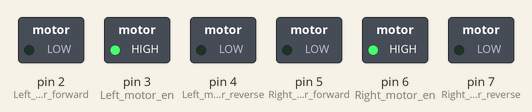
Simulated run of this sketch. Board: Arduino Uno, built with avr-gcc and run on an emulated ATmega328P. On the bench: switched loads named in the sketch (green lamp = pin HIGH). Random numbers use the default seed unless the sketch sets one.

Above: at 0.1 s.
At 3.2 s:
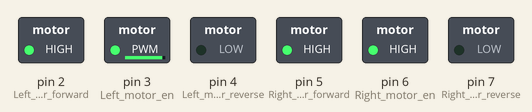
At 8.0 s:
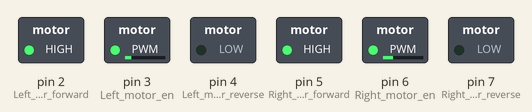
At 12.4 s:
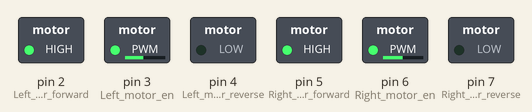
At 21.4 s:
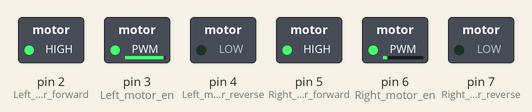
At 38.8 s:
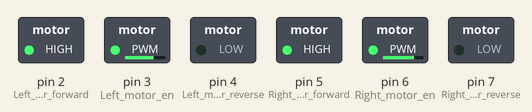
Timing chart, 0 to 40.0 s (numbered marks = the images above):
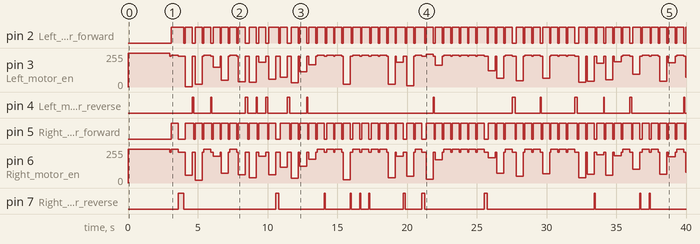

The sketch:

inverse_crw.ino
```cpp
#include "./Gaussian.h"

int Right_motor_reverse = 7;
int Right_motor_forward = 5;
int Right_motor_en = 6;
int Left_motor_reverse = 4;
int Left_motor_forward = 2;
int Left_motor_en = 3;

int orientation = 0;
Gaussian gaussian = Gaussian();
int default_speed = 230; //batcar 150
int max_speed = 255;  //batcar 230
//calibration parameters:
const float speed_right_fraction = 1.0;
const float speed_left_fraction = 0.93;
const float spin_360_left_delay = 66.5;
const float spin_360_right_delay = 64.7;

void setup() {
  pinMode(Left_motor_forward, OUTPUT);
  pinMode(Left_motor_reverse, OUTPUT);
  pinMode(Right_motor_forward, OUTPUT);
  pinMode(Right_motor_reverse, OUTPUT);
  pinMode(Right_motor_en, OUTPUT);
  pinMode(Left_motor_en, OUTPUT);
  digitalWrite(Left_motor_en, HIGH); // set left motor enble
  digitalWrite(Right_motor_en, HIGH); // set right motor enble
  delay(3000); // walk at selected speed for 500 ms
}

void spin_right() {
  digitalWrite(Right_motor_forward, LOW);  // right motor reverse off
  digitalWrite(Right_motor_reverse, HIGH);
  // Pulse Width Modulation(0~255) default_speed speed
  analogWrite(Right_motor_en, default_speed);
  digitalWrite(Left_motor_forward, HIGH); // left motor forward ahead
  digitalWrite(Left_motor_reverse, LOW);
  // Pulse Width Modulation(0~255) default_speed speed
  analogWrite(Left_motor_en, default_speed);
}

void spin_left() {
  digitalWrite(Right_motor_forward, HIGH);  // right motor forward ahead
  digitalWrite(Right_motor_reverse, LOW);
  analogWrite(Right_motor_en, default_speed);
  digitalWrite(Left_motor_forward, LOW);  // left motor reverse off
  digitalWrite(Left_motor_reverse, HIGH);
  //PWM--Pulse Width Modulation(0~255) default_speed speed
  analogWrite(Left_motor_en, default_speed);
}

void spin_right_angle(int angle) {
  spin_right();
  delay(spin_360_right_delay*angle);
}

void spin_left_angle(int angle) {
  spin_left();
  delay(spin_360_left_delay*angle);
}

void run_at_speed(int speed) {
  digitalWrite(Right_motor_forward, HIGH);
  digitalWrite(Right_motor_reverse, LOW);
  analogWrite(Right_motor_en, speed*speed_right_fraction);

  digitalWrite(Left_motor_forward, HIGH);
  digitalWrite(Left_motor_reverse, LOW);
  analogWrite(Left_motor_en, speed*speed_left_fraction);
}

void brake() {
  digitalWrite(Left_motor_reverse, LOW);
  digitalWrite(Left_motor_forward, LOW);
  digitalWrite(Right_motor_forward, LOW);
  digitalWrite(Right_motor_reverse, LOW);
}

void orient(int new_orientation) {
  int rotation = new_orientation-orientation;
  if (rotation < 0) {
    rotation += 12;
  }
  if (rotation <= 5) {
    spin_left_angle(rotation);
  }
  else {
    spin_right_angle(12-rotation);
  }
  brake(); //stop
  delay(100);
  orientation = new_orientation;
}

void neutrophil_inverse_crw() {
  double speedStd = 8.5;
  double speedMean = 5.95;
  double attackFactor = 0.55;
  double correlationFactor = 1;
  double pitchRateMean = 2.65;
  double pitchRateStd = 1.5;

  // apply movement to the cell in the direction that it faces
  gaussian.mean = speedMean;
  gaussian.variance = speedStd*speedStd;
  double currentSpeed = gaussian.random();
  // units in um/min. Ensure not faster than maximum possible neutrophil spd.
  double maxSpeed = 25.0;
  currentSpeed = min(maxSpeed, currentSpeed);
  // cell's can't move reverse
  currentSpeed = abs(currentSpeed);

  gaussian.mean = pitchRateMean;
  gaussian.variance = pitchRateStd*pitchRateStd;
  double pitch = gaussian.random();
  /* This is the critical bit, relating the last speed to the pitch.
   * Correlation factor describes the sensitivity to speed.
   * When correlationFactor=0, speed has no influence
   * on pitch. When correlationFactor=1, speed as a proportion of maximum
   * speed completely scales pitch.
   */
  double scaledMaxSpeed = pow(maxSpeed, attackFactor);
  double scaledSpeed = pow(currentSpeed, attackFactor);
  pitch *= (1.0 - correlationFactor) +
    (correlationFactor * (scaledMaxSpeed - scaledSpeed) / scaledMaxSpeed);
  //pitch *= Simulation.timeSlice;    // account for timestep.
  // multiply orientation by rotateQ, because pitchQ is calculated relative to
  // cell, not in absolute space.
  double new_orientation = orientation+pitch/(M_PI*2)*12;
  orient(new_orientation);
  run_at_speed(currentSpeed/maxSpeed*max_speed); //200 is the maxSpeed of robot
  delay(500); // walk at selected speed for 500 ms
}

void neutrophil_brownian() {
  double speedStd = 10;
  gaussian.mean = 0;
  gaussian.variance = speedStd*speedStd;
  double currentSpeed = gaussian.random();
  double maxSpeed = 25.0;
  currentSpeed = min(maxSpeed, currentSpeed);
  currentSpeed = abs(currentSpeed);
  orient(random(0, 12));
  run_at_speed(currentSpeed/maxSpeed*max_speed); //200 is the maxSpeed of robot
  delay(500); // walk at selected speed for 500 ms
}

void calibrate_wheel_alignment() {
  run_at_speed(default_speed);
  delay(2000);
  brake();
  delay(100000);
}

void calibrate_right_360_angle() {
  spin_right_angle(2*M_PI);
  brake();
  delay(3000);
}

void calibrate_left_360_angle() {
  spin_left_angle(2*M_PI);
  brake();
  delay(3000);
}

void loop() {
  neutrophil_inverse_crw();
  //neutrophil_brownian();
  //calibrate_wheel_alignment();
  //calibrate_left_360_angle();
  //calibrate_right_360_angle();
}

//power robot parameters
//at speed 100, left should be 0.95 of total speed
//set default_speed to 100
//for 360 degree turns, use 2*MPI
//max speed in inverse_crw and brownian to 150
/*
void spin_right_angle(int angle) {
  spin_right();
  delay(782.0*angle/6);
}

void spin_left_angle(int angle) {
  spin_left();
  delay(780.0*angle/6);
}
 */

//slow robot parameters
//at speed 250, right should be 0.99 of total speed
//set default_speed to 250
//for 360 degree turns, use 2*MPI
//max speed in inverse_crw and brownian to 150

/*
void spin_right_angle(int angle) {
  spin_right();
  delay(1020.0*angle/6);
}

void spin_left_angle(int angle) {
  spin_left();
  delay(1020.0*angle/6);
}
 */
```

Gaussian.h
```cpp
/*
 	Gaussian.h - An Gaussian object

	This class was made to make it easy to understand and use
	Gaussians in real life applications.

	For instructions, go to https://github.com/ivanseidel/Gaussian

	Created by Ivan Seidel Gomes, July, 2013.
	Released into the public domain.
*/

#ifndef Gaussian_h
#define Gaussian_h

#include "math.h"
#include "Arduino.h"

#define MAX_VARIANCE 2147483600

class Gaussian
{
protected:
	/*
		Return the result of the sum of a gaussian
		with _mean and _variance and This gaussian,
		in a NEW object;
	*/
	virtual Gaussian sum(double _mean, double _variance){
		double nMean = (variance * _mean + _variance * mean) / (_variance + variance);
		double nVariance = 1.0 / (1.0/variance + 1.0/_variance);

		return Gaussian(nMean, nVariance);
	}

	/*
		Return the result of the sum of _gaus and This
		gaussian, in a NEW object;
	*/
	virtual Gaussian sum(Gaussian _gaus){
		return sum(_gaus.mean, _gaus.variance);
	}

public:
	/*
		Leave it public, to make it easier
	*/
	double mean, variance;

	/*
		Constructor method
		Default variance is MAC_VARIANCE
	*/
	Gaussian(double _mean = 0.0, double _variance = MAX_VARIANCE){
		mean = _mean;
		variance = _variance;
	}

	/*
		Set the mean to _val
	*/
	virtual Gaussian setMean(double _val){
		mean = _val;

		return *this;
	}

	/*
		Move the mean by _val
	*/
	virtual Gaussian move(double _val){
		mean += _val;

		return *this;
	}

	/*
		Increase the variance by _val
	*/
	virtual Gaussian vary(double _val){
		variance += _val;

		return *this;
	}

	/*
		Increase the variance by _val
	*/
	virtual Gaussian setVariance(double _val){
		variance = _val;

		return *this;
	}


	/*
		Copies the same mean and variance to the current object
	*/
	virtual void operator=(Gaussian _gaus){
		mean = _gaus.mean;
		variance = _gaus.variance;
	}

	/*
		Overrides the + operator to be able to sum with gaussians like:
			Gaussian b = Gaussian(10, 20);
			Gaussian a = b + Gaussian(1,10);
	*/
	virtual Gaussian operator+(Gaussian _gaus){
		return sum(_gaus);
	}

	/*
		Overrides the += operator to be able to sum with gaussians like:
			Gaussian b = Gaussian(10, 20);
			Gaussian a += b;
	*/
	virtual void operator+=(Gaussian _gaus){
		*this = sum(_gaus);
	}

	/*
		Randomize a variable with Gaussian distribuition,
		using it's mean and variance
	*/
	virtual double random(){
		double R1, R2;
		R1 = ::random(MAX_VARIANCE)/(double)MAX_VARIANCE;
		R2 = ::random(MAX_VARIANCE)/(double)MAX_VARIANCE;
		return mean + variance * cos( 2 * M_PI * R1) * sqrt(-log(R2));
	}

	virtual double plot(double x){
		static const float inv_sqrt_2pi = 0.3989422804014327;
		double sigma = sqrt(variance);
	    double a = (x - mean) / sigma;

	    return inv_sqrt_2pi / sigma * exp(-0.5f * a * a);
	}

};


#endif
```

Measured:
- by itself, pin 7 (Right_motor_reverse): LOW → HIGH at 3.6 s, → LOW 0.39 s later, → HIGH 6.6 s later, → LOW 0.19 s later, … (24 changes in this stretch)
- by itself, pin 2 (Left_motor_forward): LOW → HIGH at 3.1 s, → LOW 0.89 s later, → HIGH 0.10 s later, → LOW 0.50 s later, … (113 changes in this stretch)
